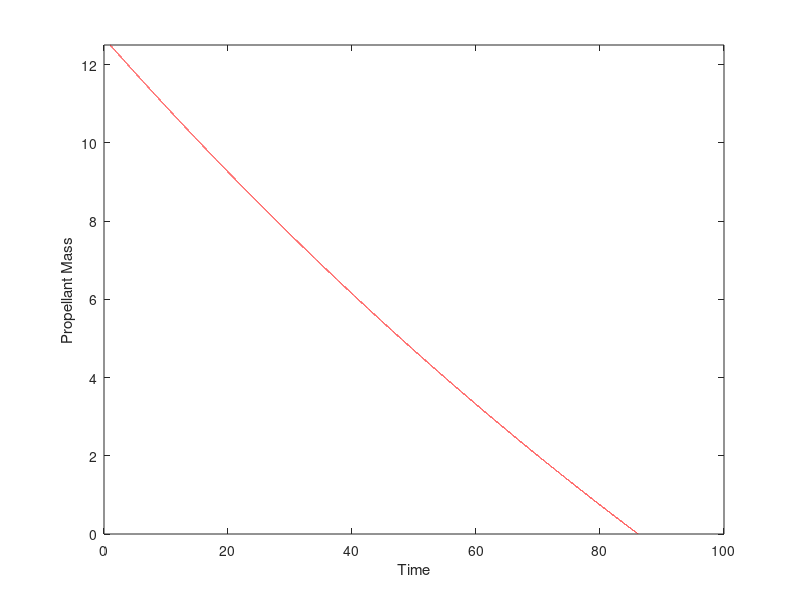

Recreate this plot in MATLAB.
% Header
% Rocket Hover Integrator
% Gabriel Thompson
% 27 December 2019
clear all;
close all;
% clc;

%% User Inputs
ISP = 210;
m_rat = 2;

%% Integrator Setup
mf = 12.5; % This is arbitrary
m0 = mf*m_rat; 
mp = m0 - mf;
g0 = 9.81;
v = ISP*g0;
t = 0;
m = m0;
tstep = 0.001;
tspan = 1:tstep:100;
mp = [mp NaN(1,length(tspan)-1)];
i = 2;

%% Integrator
while mp(i-1) > 0 && i < length(tspan)
    t = t + tstep;
    % m*a = mdot*v
    mdot = m / ISP;
    mp(i) = mp(i-1) - mdot*tstep;
    m = mp(i) + m0;
    i = i + 1;
end

%% Data Reduction
plot(tspan,mp,'r');
axis([0 inf 0 inf]);
xlabel("Time");
ylabel("Propellant Mass");

